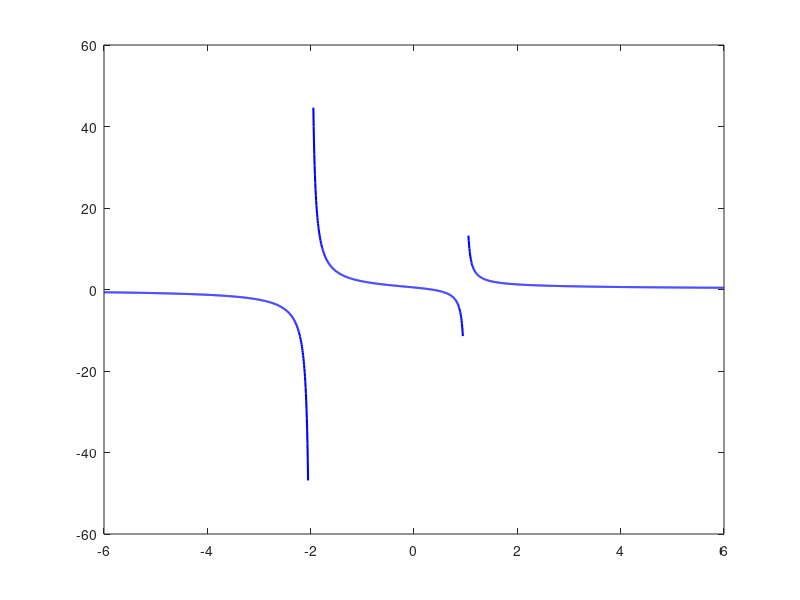

The MATLAB source for this figure: (Note: this script raises an error after producing the figure.)
%% 08.8 - Fracción parcial y gráfica de asíntotas
% Curso básico de MATLAB
% Tema: graficar una función racional con discontinuidades,
%       descomponerla en fracciones parciales y marcar sus asíntotas
%
% Función de ejemplo:
%       3x - 1
% f(x) = ------------------
%        (x - 1)(x + 2)
%
% Tiene asíntotas verticales en x = 1 y x = -2 (donde el
% denominador se hace 0), y una asíntota horizontal en y = 0
% (porque el grado del numerador es menor que el del denominador).

clc; clear; close all;

%% Paso 1: definir el numerador y denominador como coeficientes
% num y den son vectores de coeficientes, de mayor a menor grado.
% (x-1)(x+2) = x^2 + x - 2
num = [3 -1];          % 3x - 1
den = [1 1 -2];         % x^2 + x - 2

%% Paso 2: descomposición en fracciones parciales con residue()
% residue() regresa: r (residuos), p (polos = asíntotas verticales)
% y k (parte entera, si el grado del numerador fuera mayor o igual)
[r, p, k] = residue(num, den);

fprintf('Descomposición en fracciones parciales:\n')
fprintf('  f(x) = %.4f/(x - (%.2f)) + %.4f/(x - (%.2f))\n', ...
        r(1), p(1), r(2), p(2))
% Es decir: f(x) = A/(x-1) + B/(x+2), donde A y B son los residuos.

%% Paso 3: crear el eje x evitando exactamente los polos
% Si evaluamos justo en x=1 o x=-2, obtendríamos división entre 0.
x = linspace(-6, 6, 2000);

%% Paso 4: evaluar la función
y = (3*x - 1) ./ ((x - 1) .* (x + 2));

%% Paso 5: "romper" la línea cerca de las asíntotas verticales
% Sin este paso, MATLAB dibujaría una línea vertical uniendo
% +infinito con -infinito, que se ve fea y es matemáticamente
% incorrecta (la función no existe ahí).
polos = p;                       % los polos que regresó residue()
tolerancia = 0.05;

for i = 1:length(polos)
    cerca = abs(x - polos(i)) < tolerancia;
    y(cerca) = NaN;               % NaN = "no dibujes aquí"
end

%% Paso 6: graficar la función
figure
plot(x, y, 'b', 'LineWidth', 1.5)
hold on

%% Paso 7: marcar las asíntotas verticales (donde el denominador es 0)
for i = 1:length(polos)
    xline(polos(i), '--r', sprintf('x = %.0f', polos(i)))
end

%% Paso 8: marcar la asíntota horizontal (y = 0 en este caso)
yline(0, '--g', 'y = 0')

%% Paso 9: limitar el eje y para que las "puntas" no dominen la vista
ylim([-20 20])

title('f(x) = (3x-1) / ((x-1)(x+2)) con sus asíntotas')
xlabel('x')
ylabel('f(x)')
legend('f(x)', 'Location', 'northwest')
grid on

%% Comprobación: reconstruir f(x) a partir de las fracciones parciales
% A/(x-1) + B/(x+2) debería dar el mismo resultado que la función
% original (excepto en los polos).
yReconstruida = r(1) ./ (x - p(1)) + r(2) ./ (x - p(2));
for i = 1:length(polos)
    cerca = abs(x - polos(i)) < tolerancia;
    yReconstruida(cerca) = NaN;
end

disp('Diferencia máxima entre f(x) original y la reconstruida:')
disp(max(abs(y - yReconstruida), [], 'omitnan'))   % debe ser ~0

%% Ejercicios de práctica
% 1. Cambia la función a f(x) = (x+4) / ((x-2)(x+3)) y repite todo
%    el proceso: descomposición, gráfica y asíntotas.
% 2. Investiga qué pasa si el grado del numerador es IGUAL al del
%    denominador (ej. (2x^2+1)/(x^2-4)): ¿la asíntota horizontal
%    sigue siendo y = 0? Usa residue() para averiguarlo (revisa "k").
% 3. Agrega una anotación de texto (con text()) que indique el
%    valor de cada residuo junto a su asíntota correspondiente.
